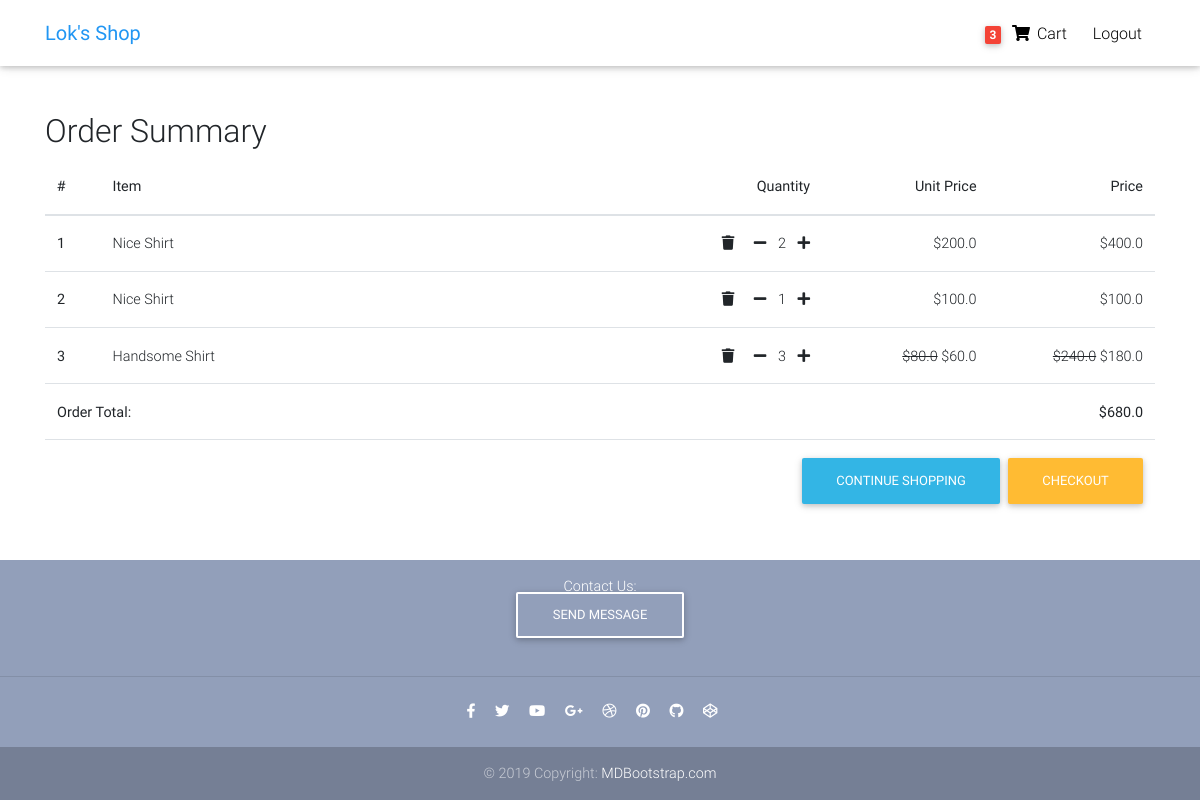
The app's page /order-summary/ (signed in), older data.
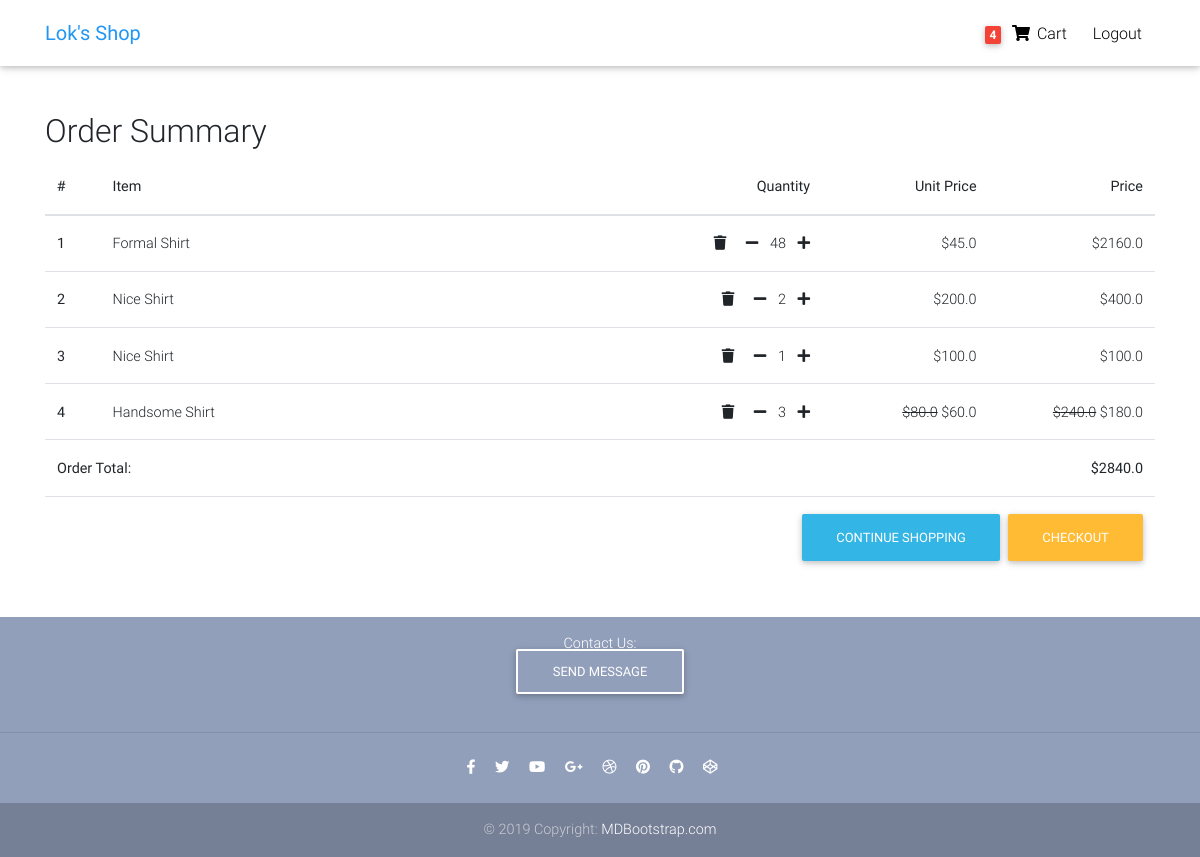
The same page, newer data.
### core/models.py (models this page shows, shortened)
class Order(models.Model):
    user = models.ForeignKey(settings.AUTH_USER_MODEL, on_delete=models.CASCADE)
    items = models.ManyToManyField(OrderItem)
    start_date = models.DateTimeField(auto_now_add=True)
    ordered_date = models.DateTimeField()
    ordered = models.BooleanField(default=False)
    billing_address = models.ForeignKey(BillingAddress, on_delete=models.SET_NULL, blank=True, null=True)
    def get_total_order_price(self):
        total = 0
        for item in self.items.all():
            total+=item.get_final_total_item_price()
        return total

class OrderItem(models.Model):
    user = models.ForeignKey(settings.AUTH_USER_MODEL, on_delete=models.CASCADE)
    item = models.ForeignKey(Item, on_delete=models.CASCADE)
    quantity = models.IntegerField(default=1)
    ordered = models.BooleanField(default=False)
    def get_total_item_price(self):
        return self.quantity * self.item.price
    def get_total_item_discount_price(self):
        return self.quantity * self.item.discount_price
    def get_final_total_item_price(self):
        if self.item.discount_price:
            return self.get_total_item_discount_price()
        return self.get_total_item_price()

class Item(models.Model):
    title = models.CharField(max_length = 100)
    price = models.FloatField(default=0)
    discount_price = models.FloatField(blank=True, null = True)
    category = models.CharField(choices=CATEGORY_CHOICES, max_length = 2)
    label = models.CharField(choices=LABEL_CHOICES, max_length = 1)
    slug = models.SlugField(blank = True, null = True, unique = True)
    description = models.TextField()
    def get_absolute_url(self):
        return reverse("core:product", kwargs={
            'slug': self.slug
        })

### core/views.py (the view)
# urls.py: path('order-summary/', OrderSummaryView.as_view(), name='order-summary'),
class OrderSummaryView(LoginRequiredMixin, View):
    def get(self,*args, **kwargs):
        try:
            order = Order.objects.get(user=self.request.user, ordered=False)
            context = {
                "object":order
            }
            return render(self.request, 'order_summary.html', context)
        except ObjectDoesNotExist:
            messages.error(self.request, "You do not have an active order.")
            return redirect("/")

### core/templatetags/cart_template_tags.py (called while the page is built)
@register.filter
def cart_item_count(user):
    if user.is_authenticated:
        qs = Order.objects.filter(user=user, ordered=False)
        if qs.exists():
            return qs[0].items.count()
    return 0

### templates/order_summary.html (shortened to what this page needs)
{% extends "base.html" %}
{% load static %}
{% block content %}
  <div class="container pt-3">
        <div class="table-responsive text-nowrap">
            <h2>Order Summary</h2>
            <table class="table">
                <thead>
                    <tr>
                        <th scope="col" style="width:5%">#</th>
                        <th scope="col" style="width:50%">Item</th>
                        <th scope="col" style="width:15%; text-align:right">Quantity</th>
                        <th scope="col" style="width:15%; text-align:right">Unit Price</th>
                        <th scope="col" style="width:15%; text-align:right">Price</th>
                    </tr>
                </thead>
                <tbody>
                    {% for order_item in object.items.all %}
                      <tr>
                        <th scope="row">{{ forloop.counter }}</th>
                        <td>
                          <a href="{{ order_item.item.get_absolute_url }}">{{ order_item.item.title }}</a>
                        </td>
                        <td class="price">
                          <a href="{% url 'core:remove-from-cart' order_item.item.slug %}" class="remove-item"><i class="fas fa-trash mr-3"></i></a>
                          <a href="{% url 'core:remove-single-item-from-cart' order_item.item.slug %}" class="remove-single-item"><i class="fas fa-minus mr-2"></i></a>
                          {{ order_item.quantity }}
                          <a href="{% url 'core:add-single-item-to-cart' order_item.item.slug %}" class="add-single-item"><i class="fas fa-plus ml-2"></i></a>
                        </td>
                        {% if order_item.item.discount_price %}
                        <td class="price"><del>${{ order_item.item.price }}</del> ${{ order_item.item.discount_price }}</td>
                        <td class="price"><del>${{ order_item.get_total_item_price }}</del> ${{ order_item.get_total_item_discount_price }}</td>
                        {% else %}
                        <td class="price">${{ order_item.item.price }}</td>
                        <td class="price">${{ order_item.get_total_item_price }}</td>
                        {% endif %}
                      </tr>
                    {% endfor %}
                    {% if object.get_total_order_price %}
                    <tr>
                        <td colspan="4"><b>Order Total:</b></td>
                        <td style="text-align:right"><b>${{object.get_total_order_price }}</b></td>
                    </tr>
                    <tr>
                      <td colspan="5">
                        <a href="{% url 'core:checkout' %}" class="btn btn-warning float-right ml-2">Checkout</a>
                        <a href="{% url 'core:home' %}" class="btn btn-info float-right ml-2">Continue Shopping</a>
                      </td>
                    </tr>
                    {% endif %}
                </tbody>
            </table>
        </div>
  </div>
{% endblock content %}

### templates/snippets/navbar.html (shortened to what this page needs)
{% load cart_template_tags %}
<head>
</head>
  <nav class="navbar fixed-top navbar-expand-lg navbar-light white scrolling-navbar">
    <div class="container">
      <a class="navbar-brand waves-effect" href="/">
        <strong class="blue-text">Lok's Shop</strong>
      </a>
      <div class="collapse navbar-collapse ml-4" id="navbarSupportedContent">
        <ul class="navbar-nav nav-flex-icons">
          {% if request.user.is_authenticated %}
          <li class="nav-item top-nav-item">
            <a href="{% url 'core:order-summary' %}" class="nav-link waves-effect">
              <span class="badge red z-depth-1 mr-1"> {{ request.user|cart_item_count }} </span>
              <i class="fas fa-shopping-cart"></i>
              <span class="clearfix d-none d-sm-inline-block"> Cart </span>
            </a>
          </li>
          <li class="nav-item top-nav-item">
            <a class="nav-link waves-effect" href="{% url 'account_logout' %}">
              <span class="clearfix d-none d-sm-inline-block"> Logout </span>
            </a>
          </li>
          {% endif %}
        </ul>
      </div>
    </div>
  </nav>

Row changes from the older to the newer data that the page shows:
now on this page (row edited): OrderItem: item "Formal Shirt", quantity "48", item.price "45.0", get_total_item_price "2160.0"
changed through a linked row, Order: get_total_order_price "680.0" → "2840.0"
Text that changed along with them:
{{ request.user|cart_item_count }}: "3" → "4"
